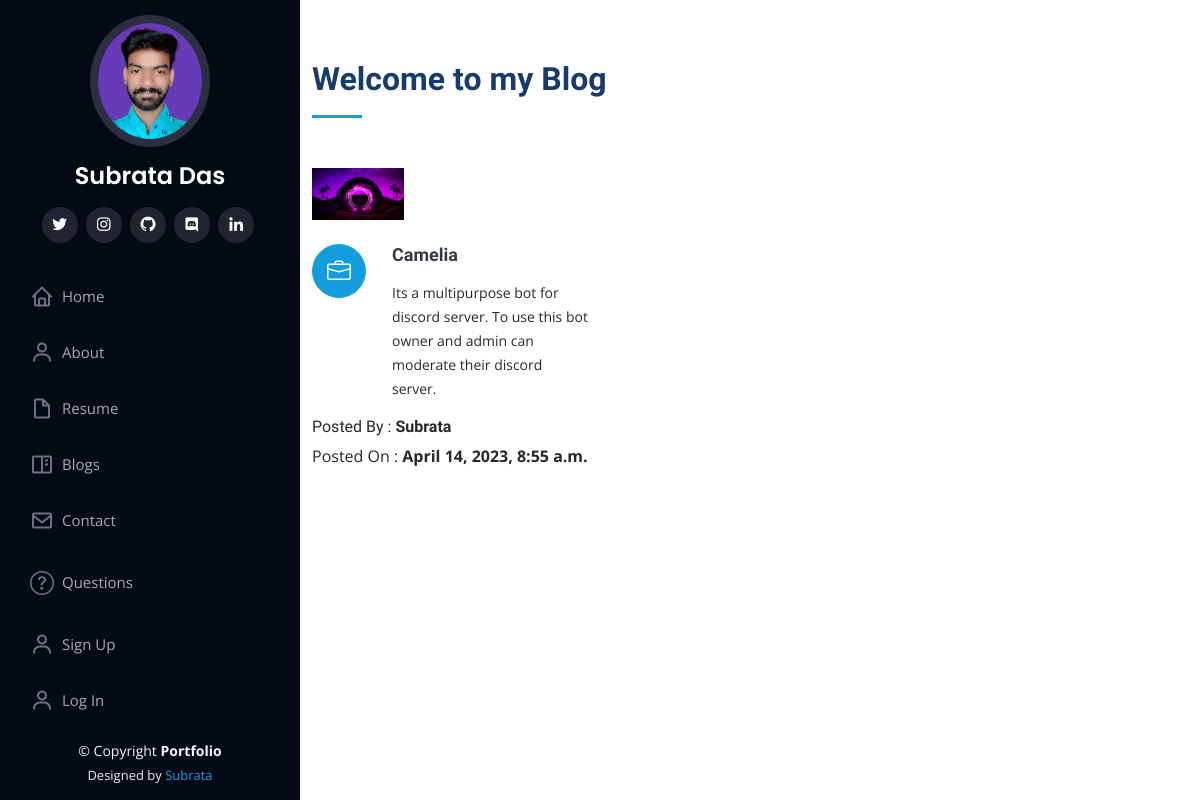
Page /blog on the committed database.
### portfolio/models.py (models this page shows, shortened)
class Blog(models.Model):
	title = models.CharField(max_length=100)
	description = models.TextField()
	auther = models.CharField(max_length=100)
	image = models.ImageField(upload_to='media/', blank=True, null=True)
	timestamp = models.DateTimeField(auto_now_add=True)

### portfolio/views.py (the view)
# urls.py: path('blog', views.handleBlog, name='handleBlog'),
def handleBlog(request):
	posts = Blog.objects.all()
	context = {'posts': posts}
	return render(request, 'blog.html', context)

### templates/blog.html (shortened to what this page needs)
{% extends 'basic.html' %}
{% block body %}
{% load static %}
<section id="services" class="services">
	<div class="container">
	  <div class="section-title">
		<h2>Welcome to my Blog</h2>
	  </div>
	  <div class="row">
		{% for post in posts %}
			<div class="col-lg-4 col-md-6 icon-box" data-aos="fade-up">
				<div class="col-lg-4" data-aos="fade-right">
					<img src="{{post.image.url}}" class="img-fluid" alt="no-image">
				</div>
				<br>
				<div class="icon"><i class="bi bi-briefcase"></i></div>
				<h4 class="title"><a href="">{{post.title}}</a></h4>
				<p class="description">{{post.description}}</p>
				<h6>Posted By : <b>{{post.auther}}</b></h6>
				<p>Posted On : <b>{{post.timestamp}}</b></p>
			</div>
		{% endfor %}
	  </div>
	</div>
</section>
{% endblock body %}

### static/assets/css/style.css (style rules this page uses)
body { font-family: "Open Sans", sans-serif; color: #272829; }
a { color: #149ddd; text-decoration: none; }
h1, h2, h3, h4, h5, h6 { font-family: "Raleway", sans-serif; }
section { padding: 60px 0; overflow: hidden; }
.section-title { padding-bottom: 30px; }
.section-title h2 { font-size: 32px; font-weight: bold; margin-bottom: 20px; padding-bottom: 20px; position: relative; color: #173b6c; }
.section-title h2::after { content: ""; position: absolute; display: block; width: 50px; height: 3px; background: #149ddd; bottom: 0; left: 0; }
.services .icon-box { margin-bottom: 20px; }
.services .icon { float: left; display: flex; align-items: center; justify-content: center; width: 54px; height: 54px; background: #149ddd; border-radius: 50%; transition: 0.5s; border: 1px solid #149ddd; }
.services .icon i { color: #fff; font-size: 24px; line-height: 0; }
.services .title { margin-left: 80px; font-weight: 700; margin-bottom: 15px; font-size: 18px; }
.services .title a { color: #343a40; }
.services .description { margin-left: 80px; line-height: 24px; font-size: 14px; }

### rows in the picture
Blog: image (picture), title "Camelia", description "Its a multipurpose bot for discord server. To use this bot owner and admin can moderate their discord server.", auther "Subrata", timestamp "April 14, 2023, 8:55 a.m."
